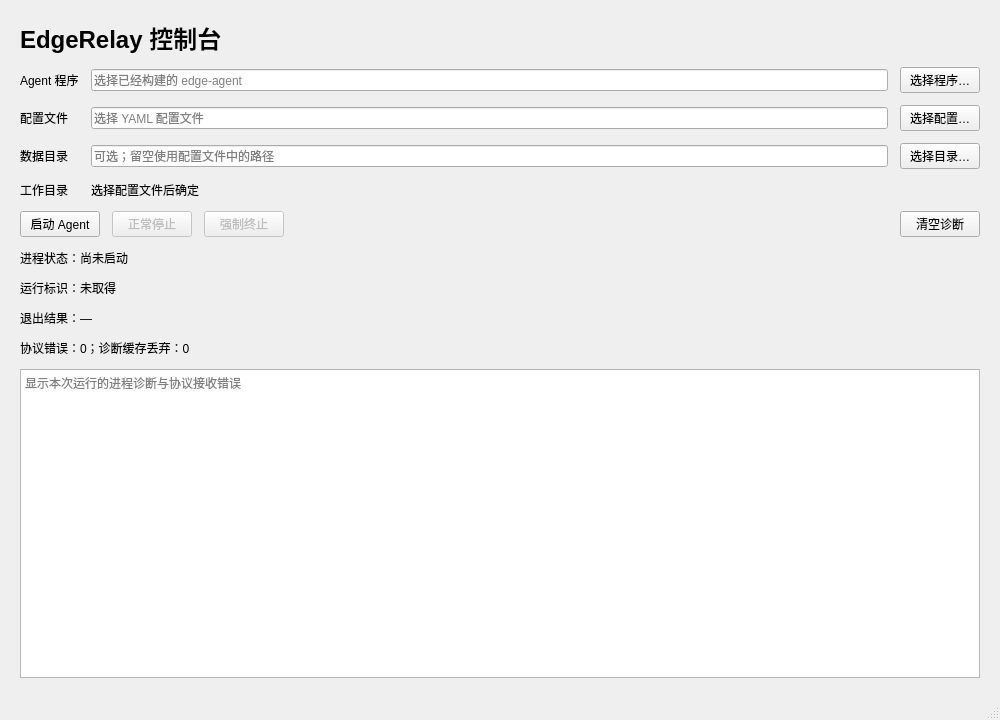
<?xml version="1.0" encoding="UTF-8"?>
<ui version="4.0">
 <class>MainWindow</class>
 <widget class="QMainWindow" name="MainWindow">
  <property name="geometry">
   <rect>
    <x>0</x>
    <y>0</y>
    <width>1000</width>
    <height>720</height>
   </rect>
  </property>
  <property name="minimumSize">
   <size>
    <width>780</width>
    <height>560</height>
   </size>
  </property>
  <property name="windowTitle">
   <string>EdgeRelay 控制台</string>
  </property>
  <widget class="QWidget" name="centralwidget">
   <layout class="QVBoxLayout" name="mainLayout">
    <property name="spacing">
     <number>12</number>
    </property>
    <property name="leftMargin">
     <number>20</number>
    </property>
    <property name="topMargin">
     <number>20</number>
    </property>
    <property name="rightMargin">
     <number>20</number>
    </property>
    <property name="bottomMargin">
     <number>20</number>
    </property>
    <item>
     <widget class="QLabel" name="titleLabel">
      <property name="font">
       <font>
        <pointsize>18</pointsize>
        <bold>true</bold>
       </font>
      </property>
      <property name="text">
       <string>EdgeRelay 控制台</string>
      </property>
     </widget>
    </item>
    <item>
     <layout class="QGridLayout" name="launchLayout">
      <item row="0" column="0">
       <widget class="QLabel" name="agentPathLabel">
        <property name="text">
         <string>Agent 程序</string>
        </property>
       </widget>
      </item>
      <item row="0" column="1">
       <widget class="QLineEdit" name="agentPathEdit">
        <property name="maxLength">
         <number>4096</number>
        </property>
        <property name="placeholderText">
         <string>选择已经构建的 edge-agent</string>
        </property>
       </widget>
      </item>
      <item row="0" column="2">
       <widget class="QPushButton" name="browseAgentButton">
        <property name="text">
         <string>选择程序…</string>
        </property>
       </widget>
      </item>
      <item row="1" column="0">
       <widget class="QLabel" name="configPathLabel">
        <property name="text">
         <string>配置文件</string>
        </property>
       </widget>
      </item>
      <item row="1" column="1">
       <widget class="QLineEdit" name="configPathEdit">
        <property name="maxLength">
         <number>4096</number>
        </property>
        <property name="placeholderText">
         <string>选择 YAML 配置文件</string>
        </property>
       </widget>
      </item>
      <item row="1" column="2">
       <widget class="QPushButton" name="browseConfigButton">
        <property name="text">
         <string>选择配置…</string>
        </property>
       </widget>
      </item>
      <item row="2" column="0">
       <widget class="QLabel" name="dataDirLabel">
        <property name="text">
         <string>数据目录</string>
        </property>
       </widget>
      </item>
      <item row="2" column="1">
       <widget class="QLineEdit" name="dataDirEdit">
        <property name="maxLength">
         <number>4096</number>
        </property>
        <property name="placeholderText">
         <string>可选；留空使用配置文件中的路径</string>
        </property>
       </widget>
      </item>
      <item row="2" column="2">
       <widget class="QPushButton" name="browseDataDirButton">
        <property name="text">
         <string>选择目录…</string>
        </property>
       </widget>
      </item>
      <item row="3" column="0">
       <widget class="QLabel" name="workingDirectoryCaption">
        <property name="text">
         <string>工作目录</string>
        </property>
       </widget>
      </item>
      <item row="3" column="1" colspan="2">
       <widget class="QLabel" name="workingDirectoryLabel">
        <property name="text">
         <string>选择配置文件后确定</string>
        </property>
        <property name="textFormat">
         <enum>Qt::PlainText</enum>
        </property>
        <property name="wordWrap">
         <bool>true</bool>
        </property>
       </widget>
      </item>
     </layout>
    </item>
    <item>
     <layout class="QHBoxLayout" name="actionLayout">
      <item>
       <widget class="QPushButton" name="startButton">
        <property name="text">
         <string>启动 Agent</string>
        </property>
       </widget>
      </item>
      <item>
       <widget class="QPushButton" name="stopButton">
        <property name="enabled">
         <bool>false</bool>
        </property>
        <property name="text">
         <string>正常停止</string>
        </property>
       </widget>
      </item>
      <item>
       <widget class="QPushButton" name="forceKillButton">
        <property name="enabled">
         <bool>false</bool>
        </property>
        <property name="toolTip">
         <string>强制终止可能中断业务收尾，仅在正常停止无法完成时使用。</string>
        </property>
        <property name="text">
         <string>强制终止</string>
        </property>
       </widget>
      </item>
      <item>
       <spacer name="actionSpacer">
        <property name="orientation">
         <enum>Qt::Horizontal</enum>
        </property>
        <property name="sizeHint" stdset="0">
         <size>
          <width>40</width>
          <height>20</height>
         </size>
        </property>
       </spacer>
      </item>
      <item>
       <widget class="QPushButton" name="clearDiagnosticsButton">
        <property name="text">
         <string>清空诊断</string>
        </property>
       </widget>
      </item>
     </layout>
    </item>
    <item>
     <widget class="QLabel" name="processStateLabel">
      <property name="text">
       <string>进程状态：尚未启动</string>
      </property>
      <property name="wordWrap">
       <bool>true</bool>
      </property>
     </widget>
    </item>
    <item>
     <widget class="QLabel" name="runIdLabel">
      <property name="text">
       <string>运行标识：未取得</string>
      </property>
      <property name="textInteractionFlags">
       <set>Qt::TextSelectableByMouse</set>
      </property>
     </widget>
    </item>
    <item>
     <widget class="QLabel" name="exitResultLabel">
      <property name="text">
       <string>退出结果：—</string>
      </property>
      <property name="wordWrap">
       <bool>true</bool>
      </property>
     </widget>
    </item>
    <item>
     <widget class="QLabel" name="diagnosticStatsLabel">
      <property name="text">
       <string>协议错误：0；诊断缓存丢弃：0</string>
      </property>
      <property name="wordWrap">
       <bool>true</bool>
      </property>
     </widget>
    </item>
    <item>
     <widget class="QPlainTextEdit" name="diagnosticsEdit">
      <property name="readOnly">
       <bool>true</bool>
      </property>
      <property name="undoRedoEnabled">
       <bool>false</bool>
      </property>
      <property name="maximumBlockCount">
       <number>500</number>
      </property>
      <property name="lineWrapMode">
       <enum>QPlainTextEdit::NoWrap</enum>
      </property>
      <property name="placeholderText">
       <string>显示本次运行的进程诊断与协议接收错误</string>
      </property>
     </widget>
    </item>
   </layout>
  </widget>
  <widget class="QStatusBar" name="statusbar"/>
 </widget>
 <resources/>
 <connections/>
</ui>
